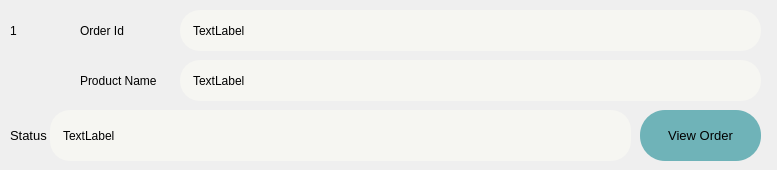
<?xml version="1.0" encoding="UTF-8"?>
<ui version="4.0">
 <class>Form</class>
 <widget class="QWidget" name="Form">
  <property name="geometry">
   <rect>
    <x>0</x>
    <y>0</y>
    <width>777</width>
    <height>170</height>
   </rect>
  </property>
  <property name="windowTitle">
   <string>Form</string>
  </property>
  <property name="styleSheet">
   <string notr="true">QLabel#order_name_label , QLabel#order_id_label , #order_status_label{
padding-left: 10px
}</string>
  </property>
  <widget class="QLabel" name="order_id_label">
   <property name="geometry">
    <rect>
     <x>180</x>
     <y>10</y>
     <width>581</width>
     <height>41</height>
    </rect>
   </property>
   <property name="styleSheet">
    <string notr="true">background-color: rgb(246, 246, 242);
border-radius:20px</string>
   </property>
   <property name="text">
    <string>TextLabel</string>
   </property>
  </widget>
  <widget class="QPushButton" name="vieworder_btn">
   <property name="geometry">
    <rect>
     <x>640</x>
     <y>110</y>
     <width>121</width>
     <height>51</height>
    </rect>
   </property>
   <property name="minimumSize">
    <size>
     <width>0</width>
     <height>41</height>
    </size>
   </property>
   <property name="font">
    <font>
     <pointsize>10</pointsize>
    </font>
   </property>
   <property name="styleSheet">
    <string notr="true">#vieworder_btn{
background-color: rgb(111, 179, 184);
border-radius:25px
}</string>
   </property>
   <property name="text">
    <string>View Order</string>
   </property>
  </widget>
  <widget class="QLabel" name="order_name_label">
   <property name="geometry">
    <rect>
     <x>180</x>
     <y>60</y>
     <width>581</width>
     <height>41</height>
    </rect>
   </property>
   <property name="styleSheet">
    <string notr="true">background-color: rgb(246, 246, 242);
border-radius:20px</string>
   </property>
   <property name="text">
    <string>TextLabel</string>
   </property>
  </widget>
  <widget class="QLabel" name="label">
   <property name="geometry">
    <rect>
     <x>80</x>
     <y>20</y>
     <width>51</width>
     <height>21</height>
    </rect>
   </property>
   <property name="text">
    <string>Order Id</string>
   </property>
  </widget>
  <widget class="QLabel" name="label_2">
   <property name="geometry">
    <rect>
     <x>80</x>
     <y>70</y>
     <width>81</width>
     <height>21</height>
    </rect>
   </property>
   <property name="text">
    <string>Product Name</string>
   </property>
  </widget>
  <widget class="QLabel" name="order_serial_label">
   <property name="geometry">
    <rect>
     <x>10</x>
     <y>20</y>
     <width>51</width>
     <height>21</height>
    </rect>
   </property>
   <property name="text">
    <string>1</string>
   </property>
  </widget>
  <widget class="QLabel" name="label_3">
   <property name="geometry">
    <rect>
     <x>10</x>
     <y>120</y>
     <width>41</width>
     <height>31</height>
    </rect>
   </property>
   <property name="font">
    <font>
     <pointsize>10</pointsize>
    </font>
   </property>
   <property name="text">
    <string>Status</string>
   </property>
  </widget>
  <widget class="QLabel" name="order_status_label">
   <property name="geometry">
    <rect>
     <x>50</x>
     <y>110</y>
     <width>581</width>
     <height>51</height>
    </rect>
   </property>
   <property name="styleSheet">
    <string notr="true">background-color: rgb(246, 246, 242);
border-radius:20px</string>
   </property>
   <property name="text">
    <string>TextLabel</string>
   </property>
  </widget>
  <zorder>order_name_label</zorder>
  <zorder>order_id_label</zorder>
  <zorder>vieworder_btn</zorder>
  <zorder>label</zorder>
  <zorder>label_2</zorder>
  <zorder>order_serial_label</zorder>
  <zorder>label_3</zorder>
  <zorder>order_status_label</zorder>
 </widget>
 <resources/>
 <connections/>
</ui>
